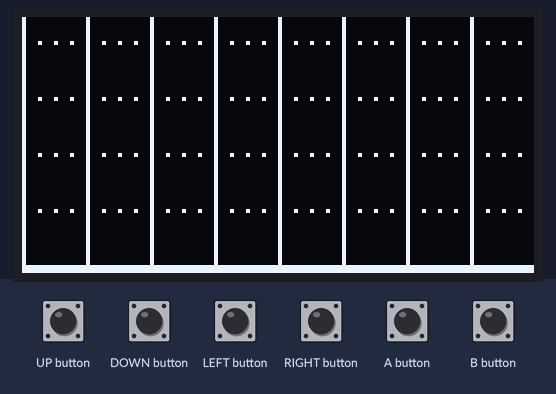
Bench run of a sketch on a simulated Arduboy, built with avr-gcc and run on an emulated ATmega32U4. Shown: 128×64 one-colour display. Inputs (shaded band) come from the test bench.

1.3 s: A button pressed for 0.15 s
Above: at 1.8 s.
2.9 s: UP button pressed for 0.15 s
3.6 s: A button pressed for 1 s
6.1 s: RIGHT button pressed for 0.15 s
6.8 s: UP button pressed for 1 s
8.4 s: DOWN button pressed for 1 s
Timing chart, 0 to 11.0 s (numbered marks = the images above; inputs shaded):
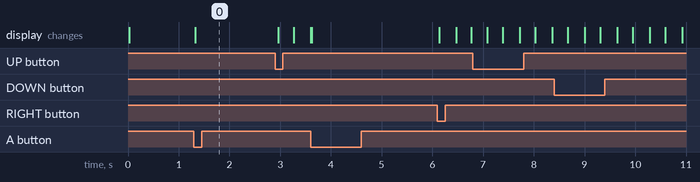

The sketch:

nanoseq.ino
```cpp
// (licence header left out)
#include "Arduboy.h"

Arduboy arduboy;
#define M_TITLE 0
#define M_GAME 1

#define XSIZE 2
#define YSIZE 2

byte mode = 0;
byte scoreMap[WIDTH/XSIZE];

void setup() {
  arduboy.begin();
  arduboy.setFrameRate(60);
  arduboy.display();
  for(int i = 0; i < WIDTH/XSIZE; i ++){
    scoreMap[i] = 0xff;
  }
}


void title(){
  arduboy.clear();
  arduboy.setCursor(0,0);
  arduboy.print("nanoseq");
  arduboy.setCursor(50, 50);
  arduboy.print("by @ina_ani");
  arduboy.display();

  if(arduboy.pressed(A_BUTTON)){
    mode = M_GAME;
  }
}
const unsigned int PROGMEM _midi_word_note_frequencies[80] = {
262,277,294,311,330,349,370,392,415,440,466,494,523,554,587,622,659,
698,740,784,831,880,932,988,1047,1109,1175,1245,1319,1397,1480,1568,1661,1760,
1865,1976,2093,2217,2349,2489,2637,2794,2960,3136,3322,3520,3729,3951,4186,
4435,4699,4978,5274,5588,5920,6272,6645,7040,7459,7902,8372,8870,9397,9956,
10548,11175,11840,12544,13290,14080,14917,15804,16744,17740,18795,19912,21096,
22351,23680,25088 };

const byte PROGMEM space[] = {
 0xff,
  0, 2, 4, 5, 7, 9,11,
 12,14,16,17,19,21,23,
 24,26,28,29,31,33,35,
 36,38,40,41,43,45,47,
 48,50,52,53,55,57,59,
 60,62,64,65,67,69,71,
 72
};
#define SHARP(x) x | 0x80
const byte PROGMEM revSpace[] = {
  0, SHARP(0),
  1, SHARP(1),
  2,
  3, SHARP(3),
  4, SHARP(4),
  5, SHARP(5),
  6
};

int x, y;
int counter = 0;
int keyTrigger = 0;
int upTrigger = 0;
int downTrigger = 0;
int leftTrigger = 0;
int rightTrigger = 0;

void setTone(byte diff){
  if(arduboy.pressed(A_BUTTON)){
      scoreMap[x] = pgm_read_byte(space + y) + diff;
  }
}

void game(){
  arduboy.clear();

  // show cursor
  arduboy.fillRect(x * XSIZE, (HEIGHT/YSIZE - y - 1) * YSIZE, XSIZE, YSIZE, (counter & 0b10)?1:0);

  // show grid
  for(int j = 0; j < HEIGHT/YSIZE; j += 7){
    for(int i = 0; i < WIDTH/XSIZE; i += 2){
      arduboy.drawPixel(i * XSIZE, (HEIGHT/YSIZE - j - 1) * YSIZE, 1);
    }
  }

  // show vertical line
  for(int i = 0; i < WIDTH/(XSIZE * 8); i ++){
      arduboy.drawLine(i * XSIZE * 8, 0, i * XSIZE * 8, HEIGHT, 1);
  }

  // show score
  for(int i = 0; i < WIDTH/XSIZE; i ++){
    byte ypos;
    byte rev;
    bool sharp = false;
    if(scoreMap[i] == 0xff){
      ypos = 0;
    }else{
      rev = pgm_read_byte(revSpace + ((scoreMap[i]) % 12));
      sharp = ((rev & 0x80) == 0x80);
      ypos = 7 * ((scoreMap[i]) / 12) +  (rev & 0x7f) + 1;
    }
    if(sharp){
      arduboy.drawLine(i * XSIZE, (HEIGHT/YSIZE - ypos - 1) * YSIZE - 2, i * XSIZE + XSIZE - 1, (HEIGHT/YSIZE - ypos - 1) * YSIZE - 2, 1);
    }
    arduboy.fillRect(i * XSIZE, (HEIGHT/YSIZE - ypos - 1) * YSIZE, XSIZE, YSIZE, 1);
  }

  // play tone
  if(scoreMap[x] != 0xff){
    unsigned int freq = pgm_read_word(_midi_word_note_frequencies + (scoreMap[x]));
    arduboy.tunes.tone(freq, -1);
  }else{
    arduboy.tunes.stopScore();
  }

  // button event
  if(arduboy.pressed(A_BUTTON)){
    keyTrigger ++;
  }else{
    keyTrigger = 0;
  }
  if(keyTrigger == 1){
      setTone(0);
  }

  if(arduboy.pressed(LEFT_BUTTON)){
    leftTrigger ++;
    if(leftTrigger < 2 || (leftTrigger > 5 && leftTrigger % 5 == 0)){
      x -= 1;
      if(x < 0){ x = 0;}
      setTone(0);
    }
  }else{
    leftTrigger = 0;
  }
  if(arduboy.pressed(RIGHT_BUTTON)){
    rightTrigger ++;
    if(rightTrigger < 2 || (rightTrigger > 5 && rightTrigger % 5 == 0)){
      x += 1;
      if(x >= WIDTH/XSIZE){ x = WIDTH/XSIZE - 1;}
      setTone(0);
    }
  }else{
    rightTrigger = 0;
  }
  if(arduboy.pressed(DOWN_BUTTON)){
    downTrigger ++;
    if(downTrigger < 2 || (downTrigger > 5 && downTrigger % 5 == 0)){
      setTone(-1);
      if(keyTrigger == 0){
        y -= 1;
        if(y < 0){ y = 0;}
      }
    }
  }else{
    downTrigger = 0;
  }
  if(arduboy.pressed(UP_BUTTON)){
    upTrigger ++;
    if(upTrigger < 2 || (upTrigger > 5 && upTrigger % 5 == 0)){
      setTone(1);
      if(keyTrigger == 0){
        y += 1;
        if(y >= HEIGHT/YSIZE){ y = HEIGHT/YSIZE - 1;}
      }
    }
  }else{
    upTrigger = 0;
  }

  counter ++;
  arduboy.display();
}


void loop() {
  // pause render until it's time for the next frame
  if (!(arduboy.nextFrame()))
    return;

  switch(mode){
    case M_TITLE:
      title();
    break;
    case M_GAME:
      game();
    break;
  }
}
```

Measured:
- after the input at 1.3 s, the display: changes at once (image 0)
